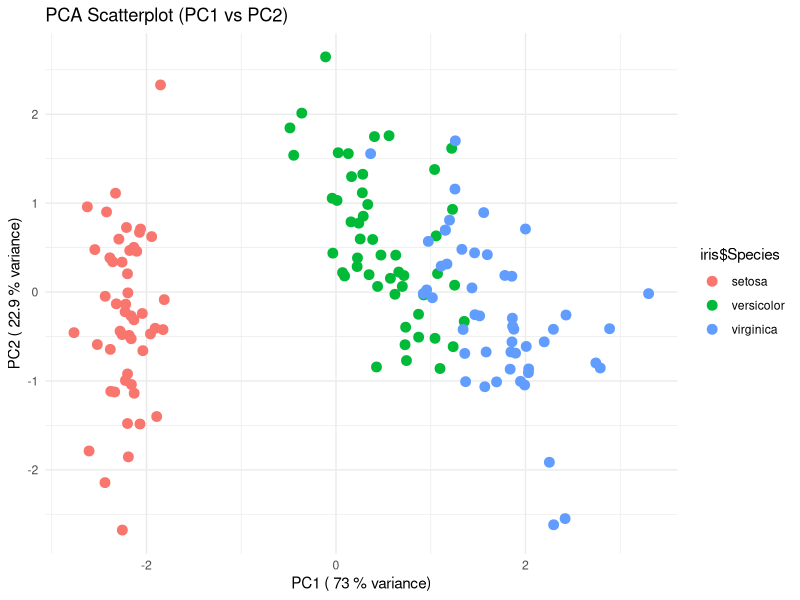
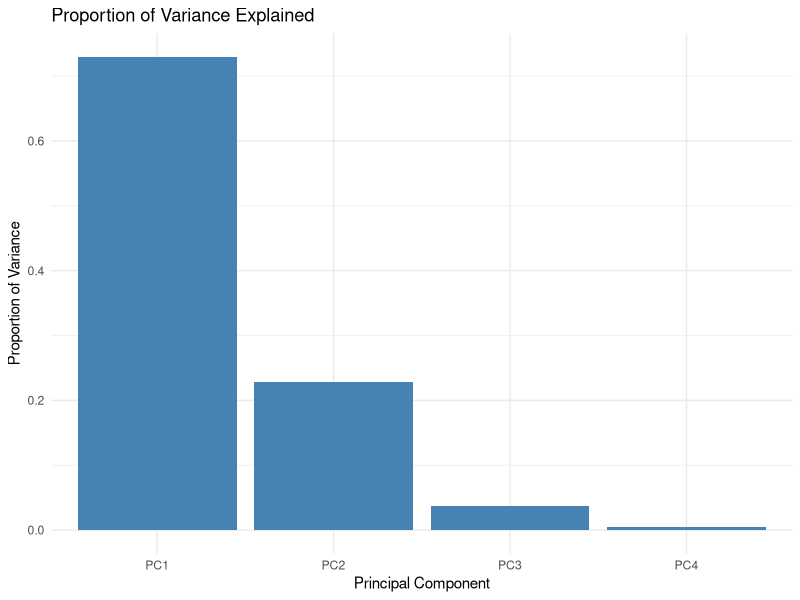
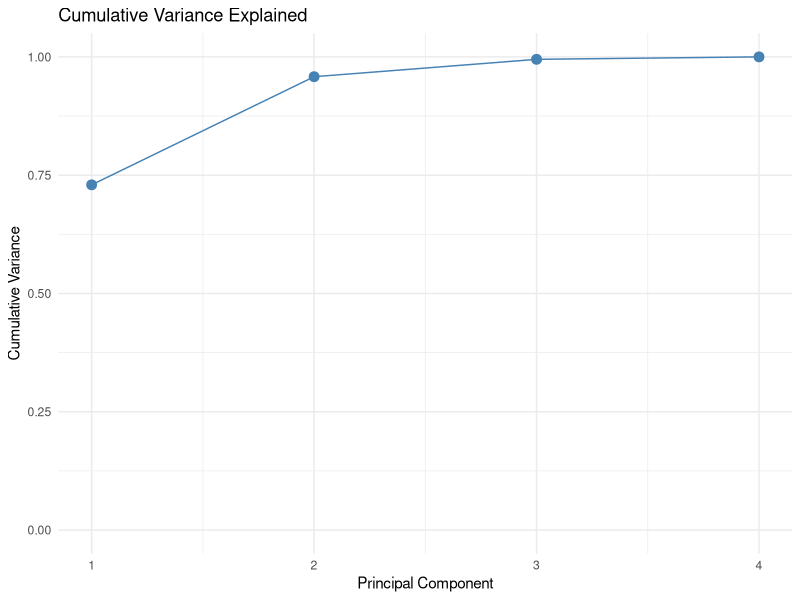
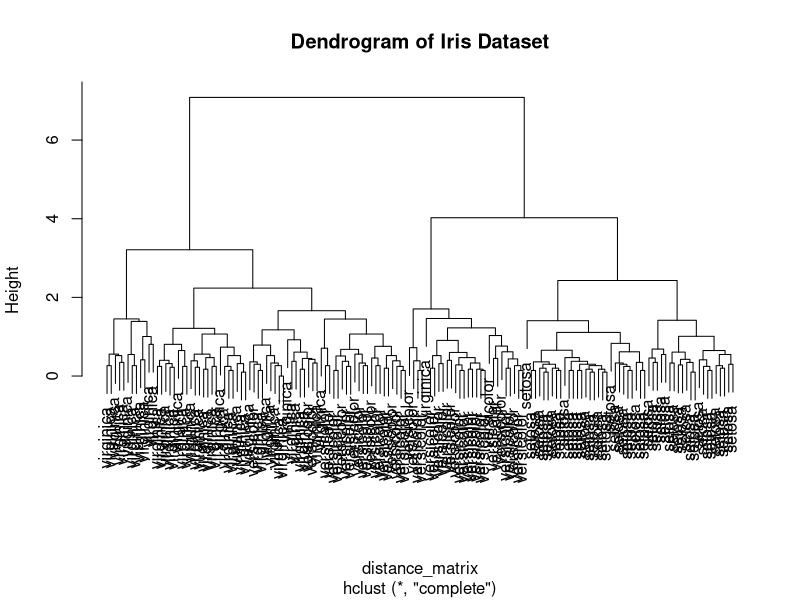
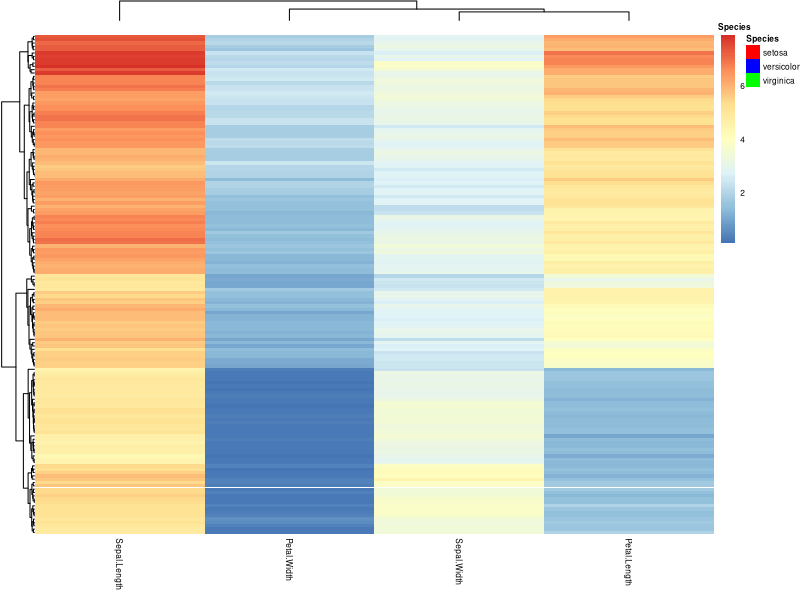
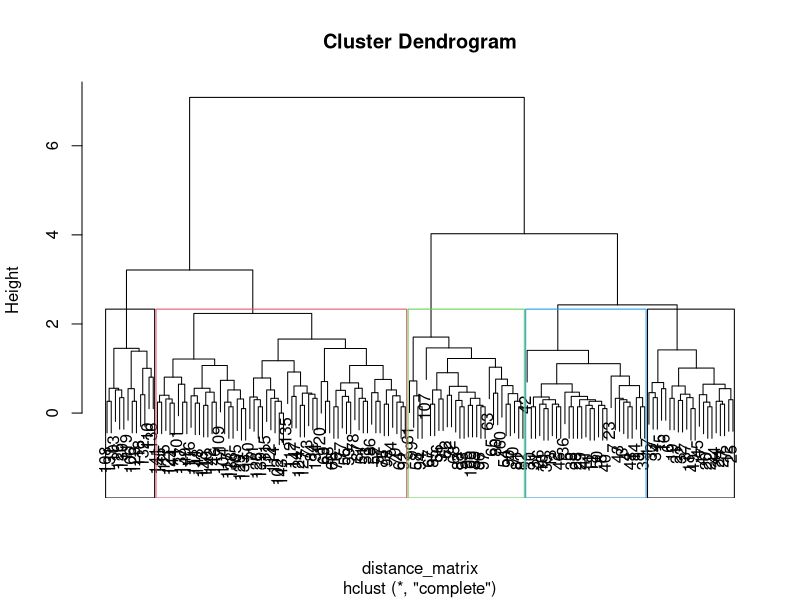

These charts were generated, in order, by the following R code:
## ---- chunk 1
data("iris")
head(iris)
## ---- chunk 2
pca_result <- prcomp(iris[, -5], scale. = TRUE)

summary(pca_result)
## ---- chunk 3
library(ggplot2)

pca_scores <- as.data.frame(pca_result$x)
ggplot(pca_scores, 
       aes(PC1, PC2, color = iris$Species)) +
  geom_point(size = 3) +
  ggtitle("PCA Scatterplot (PC1 vs PC2)") +
  xlab(
    paste("PC1 (", 
    round(
    summary(pca_result)$importance[2,1] * 100, 1),
    "% variance)")) +
  ylab(
    paste("PC2 (",
    round(
    summary(pca_result)$importance[2,2] * 100, 1),
    "% variance)")) +
  theme_minimal()
## ---- chunk 4

eigenvalues <- pca_result$sdev^2
explained_variance <- eigenvalues / sum(eigenvalues)
cumulative_variance <- cumsum(explained_variance)

# Plot explained variance
explained_variance_df <- data.frame(
  PC = factor(paste0("PC", 1:4), levels = paste0("PC", 1:4)),
  Proportion = explained_variance
)

ggplot(explained_variance_df, aes(x = PC, y = Proportion)) +
  geom_bar(stat = "identity", fill = "steelblue") +
  ggtitle("Proportion of Variance Explained") +
  xlab("Principal Component") +
  ylab("Proportion of Variance") +
  theme_minimal()
## ---- chunk 5
## Scree plot showing cumulative variance explained
cumulative_variance_df <-
  data.frame(
    PC = 1:4,
    CumulativeVariance = cumulative_variance
)

ggplot(cumulative_variance_df, 
       aes(x = PC,
           y = CumulativeVariance)) +
  geom_line(group = 1, color = "steelblue") +
  geom_point(size = 3, color = "steelblue") +
  ggtitle("Cumulative Variance Explained") +
  xlab("Principal Component") +
  ylab("Cumulative Variance") +
  scale_y_continuous(limits = c(0, 1)) +
  theme_minimal()
## ---- chunk 6
## Load and display the data
data("iris")
head(iris)
## ---- chunk 7
## Calculate the distance matrix and perform hierarchical clustering
distance_matrix <- dist(iris[, -5])
hclust_result <- hclust(distance_matrix, method = "complete")

# Plot the dendrogram
plot(hclust_result, labels = iris$Species, main = "Dendrogram of Iris Dataset")
## ---- chunk 8
library(dplyr)
## Heatmap using hierarchical clustering
library(pheatmap)
annotation_colors <- list(
  Species = c(setosa = "red",
              versicolor = "blue",
              virginica = "green")
)
# Perform hierarchical clustering
pheatmap(as.matrix(iris[, -5]),
         clustering_distance_rows = "euclidean",
         annotation_colors = annotation_colors,
         treeheight_col = 10,
         treeheight_row = 20,
         clustering_method = "complete", fontsize = 6,
         annotation_col = iris["Species"]) 
## ---- chunk 9
## Cut the dendrogram to obtain clusters
cutree(hclust_result, k = 3)
# make a list of of vectors containing the elements of iris from of each cluster using cutree
# with k=3
#clustered_data <- split(iris, cutree(hclust_result, k =3))
## ---- chunk 10
## Visualizing clusters
plot(hclust_result)
rect.hclust(hclust_result, k = 5, border = 1:4)



